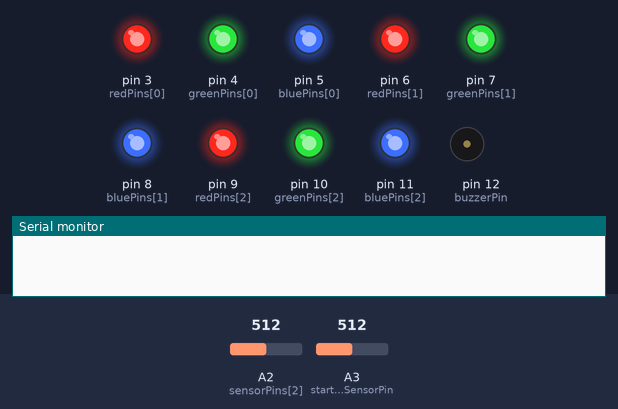
Simulated run of this sketch. Board: Arduino Uno, built with avr-gcc and run on an emulated ATmega328P. On the bench: output pins drawn as LEDs (lit = HIGH), buzzer (waves = sounding), the last lines printed to the serial monitor. Dashed ring = blinking. The test bench sets the inputs (shaded band); at power-on: A3 (startStopSensorPin) = 512, A2 (sensorPins[2]) = 512. Random numbers use the default seed unless the sketch sets one.

Above: at 1.2 s.
1.3 s: A3 (startStopSensorPin) set to 690
2.8 s: A3 (startStopSensorPin) set to 710
At 3.6 s:
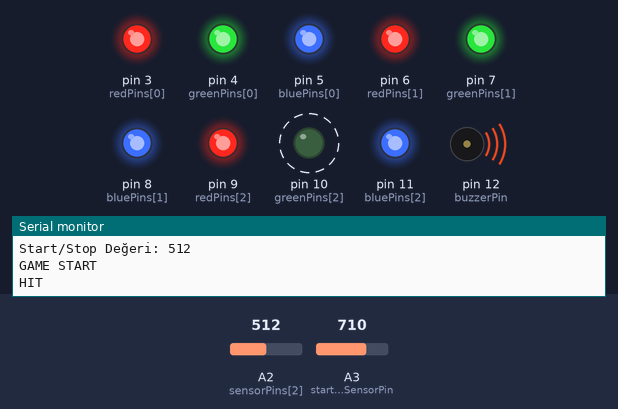
At 4.6 s:
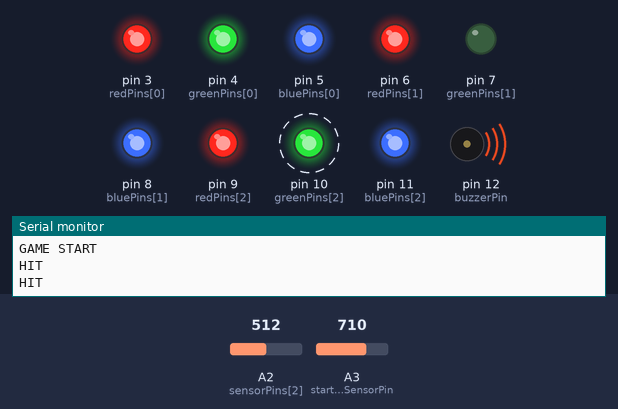
5.8 s: A3 (startStopSensorPin) set to 511
At 6.4 s:
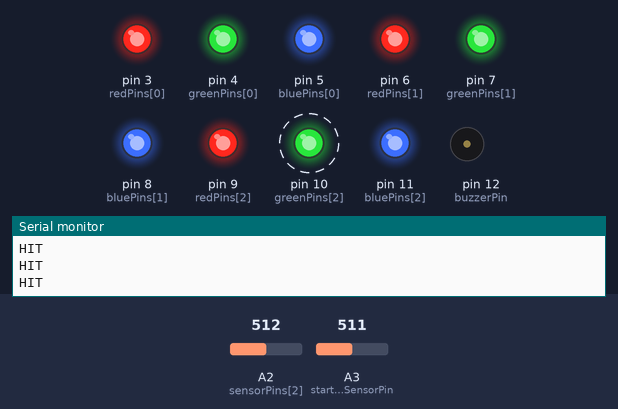
Timing chart, 0 to 8.8 s (numbered marks = the images above; inputs shaded):
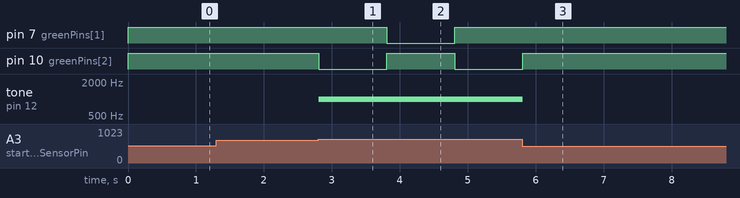

Measured:
- the behaviour switches between 699 and 700 on A3 (startStopSensorPin) (found by bisection; images 0 and 1)
- after the input at 1.3 s, every drawn part: stays the same
- after the input at 2.8 s, pin 7 (greenPins[1]): HIGH → LOW after 1.0 s, → HIGH 1.0 s later; pin 10 (greenPins[2]): HIGH → LOW at once, → HIGH 1.0 s later, → LOW 1.0 s later; tone on pin 12 (buzzerPin): silent → 1000 Hz at once
- after the input at 5.8 s, tone on pin 12 (buzzerPin): 1000 Hz → silent at once

The sketch:

arduinokodlar_.ino
```cpp
const int redPins[3] = {3, 6, 9};
const int greenPins[3] = {4, 7, 10};
const int bluePins[3] = {5, 8, 11};

const int sensorPins[3] = {A0, A1, A2};
const int buzzerPin = 12;

const int startStopSensorPin = A3;
const int threshold = 700;

int currentTarget = -1;
bool gameRunning = false;

void setup() {
  for (int i = 0; i < 3; i++) {
    pinMode(redPins[i], OUTPUT);
    pinMode(greenPins[i], OUTPUT);
    pinMode(bluePins[i], OUTPUT);
  }
  pinMode(buzzerPin, OUTPUT);
  Serial.begin(9600);

  randomSeed(analogRead(startStopSensorPin));
  turnOffAll();
}

void loop() {
  int startStopVal = analogRead(startStopSensorPin);

  if (startStopVal < threshold) {
    delay(200); // debounce
    while (analogRead(startStopSensorPin) < threshold) {
      delay(50);
    }
    gameRunning = !gameRunning;
  Serial.print("Start/Stop Değeri: ");
  Serial.println(startStopVal);


    if (gameRunning) {
      Serial.println("GAME START");
      selectNewTarget();
    } else {
      Serial.println("GAME STOP");
      turnOffAll();
    }
  }

  if (gameRunning) {

    setColor(currentTarget, LOW, HIGH, HIGH);

    unsigned long startTime = millis();
    bool lazerGeldi = false;

    while (millis() - startTime < 5000) {
      int val = analogRead(sensorPins[currentTarget]);

      if (val < threshold) {
        lazerGeldi = true;
        break;
      }
      delay(50);


      int stopVal = analogRead(startStopSensorPin);
      if (stopVal < threshold) {
        gameRunning = false;
        turnOffAll();
        Serial.println("GAME STOP");
        while (analogRead(startStopSensorPin) < threshold) {
          delay(50);
        }
        break;
      }
    }

    if (!gameRunning) return;

    if (lazerGeldi) {
      Serial.println("HIT");

      setColor(currentTarget, HIGH, LOW, HIGH);
      tone(buzzerPin, 1000);
      delay(1000);
      noTone(buzzerPin);
    } else {
      Serial.println("MISS");

      setColor(currentTarget, HIGH, HIGH, LOW);
      delay(1000);
    }


    turnOff(currentTarget);


    selectNewTarget();
  } else {
    delay(100);
  }
}

void setColor(int target, int redState, int greenState, int blueState) {
  digitalWrite(redPins[target], redState);
  digitalWrite(greenPins[target], greenState);
  digitalWrite(bluePins[target], blueState);
}

void turnOff(int target) {
  digitalWrite(redPins[target], HIGH);
  digitalWrite(greenPins[target], HIGH);
  digitalWrite(bluePins[target], HIGH);
}

void turnOffAll() {
  for (int i = 0; i < 3; i++) {
    turnOff(i);
  }
}

void selectNewTarget() {
  int newTarget;
  do {
    newTarget = random(0, 3);
  } while (newTarget == currentTarget);
  currentTarget = newTarget;
}
```
